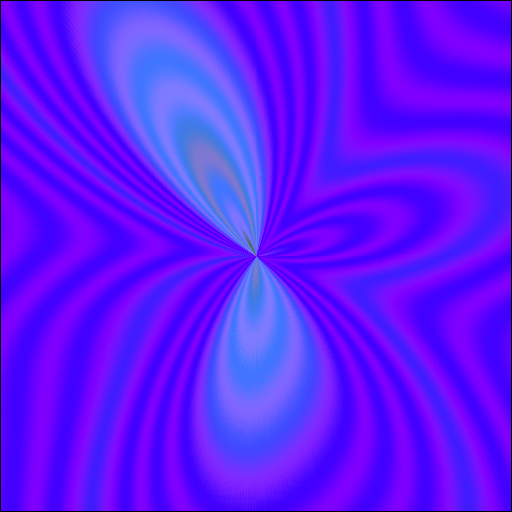
Frame 1 (no input)
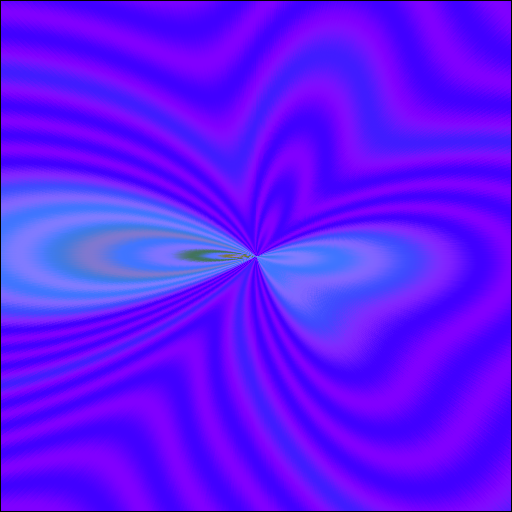
Frame 60 (the mouse pressed at the canvas centre just before this capture)
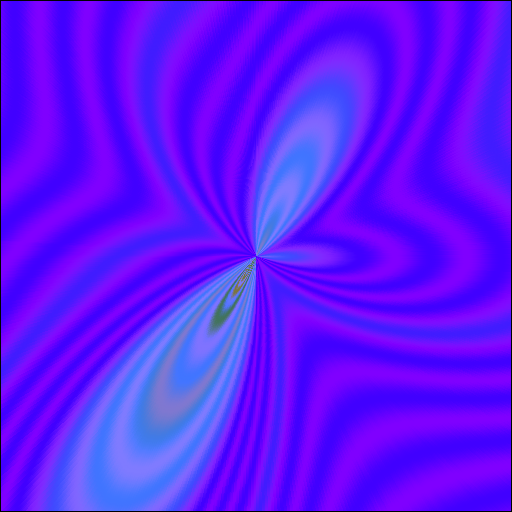
Frame 120 (the mouse held since frame 60 and released just before this capture)

The Processing sketch that drew these frames (run headless with seeded random() and noise(); from frame 60 on, the mouse is pressed at the canvas centre):

// Processing sketch: flower
// ── flower.pde
final int size_SinTable = 256;
int sinvalues[] = new int[2*size_SinTable];

final int size_Palette = 1024;
color palette[] = new color[2*size_Palette];

final float multiplier1 = 4;
final float multiplier2 = 5;

final float radius = 0.5;

int centerx = -1; 
int centery = -1; 
float angle = 0;
int angle_i1 = 0;
int angle_i2 = 0;

float x,y;
float t=0;
final float speed = 0.8;

int paloffset;

void initSinTable(){
  for (int i=0; i < size_SinTable; i++){
    sinvalues[i] = sinvalues[i+size_SinTable] =  round(63.5*sin(4*PI/size_SinTable*i)+191.5*sin(size_SinTable/4 - 2*PI/size_SinTable*i));
  }
}

void initPalette(){
  for (int i=0; i < size_Palette; i++){
    palette[i] = palette[i+size_Palette] = color(128-round(32+31.5*sin(29*PI/size_Palette*i)), round(64+63.5*sin(6*PI/size_Palette*(i/32.0)*(i/32.0)))+64-i/4, i+round(100+99.5*sin(1024/(float)(i+1))));
    //
  }
}

void setup() {
  
  
  size(512, 512);
  
  background(0);
    //noLoop();
  initSinTable();
  initPalette();
  loadPixels();
  centerx = width / 2;
  centery = height / 2;
}



void draw()  {
 
  background(0);
  
  for (y = -height/2+0.5; y < height/2-0.5; ++y){
    for (x = -width/2+0.5; x < width/2-0.5; ++x){
      angle = atan2(y,x);
      angle_i1 = round(2*((angle+PI)*128/PI+t));
      angle_i2 = round(3*(255-t+(angle+PI)*128/PI));
      paloffset = (int)sqrt(x*x+y*y)+sinvalues[angle_i1&255]+sinvalues[angle_i2&255]/2+384;
      //pixels[(int)x+((int)y+height/2)*width+width/2] = palette[(int)(x+width/2)*width/size_Palette];
      pixels[(int)x+((int)y+height/2)*width+width/2] = palette[paloffset];
    }
  }
  
  t += speed;
  if (t>=256) t-=256;
  
  /*for (angle = 0; angle < 256; angle+=angle_inc){
    phase = (2*sinvalues[round(multiplier1*(angle+t+size_SinTable/4))&255]+3*sinvalues[round(multiplier2*(angle+2*t))&255])/256.0/5.0;
    x = centerx+round(phase*sinvalues[round(angle)+size_SinTable/4]); //cos(angle)*sin(angle*multiplier)
    y = centery+round(phase*sinvalues[round(angle)]);//sin(angle)*sin(angle*multiplier)
    pixels[x+y*width] = color((phase*256+angle)/2, (phase*256+angle)/2, 128);
    

  }*/
  updatePixels();
}
